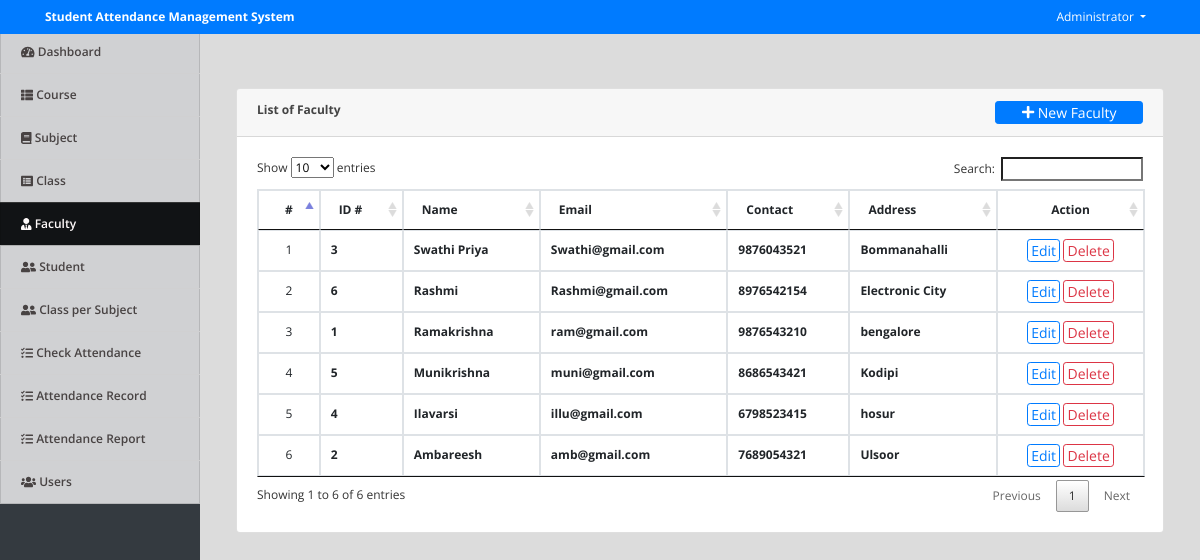
The page /index.php?page=faculty (signed in) on the database its author committed.
### tables this page shows
CREATE TABLE `faculty` (
  `id` int(30) NOT NULL,
  `id_no` varchar(50) NOT NULL,
  `name` text NOT NULL,
  `email` varchar(200) NOT NULL,
  `contact` varchar(50) NOT NULL,
  `address` text NOT NULL,
  `date_created` datetime NOT NULL DEFAULT current_timestamp()
);

### faculty.php (the view, shortened to what this page needs)
<?php include('db_connect.php');?>
<div class="container-fluid">
	<div class="col-lg-12">
		<div class="row">
			<div class="col-md-12">
				<div class="card">
					<div class="card-header">
						<b>List of Faculty</b>
						<span class="float:right"><a class="btn btn-primary btn-block btn-sm col-sm-2 float-right" href="javascript:void(0)" id="new_faculty">
					<i class="fa fa-plus"></i> New Faculty
				</a></span>
					</div>
					<div class="card-body">
						<table class="table table-condensed table-bordered table-hover">
							<thead>
								<tr>
									<th class="text-center">#</th>
									<th class="">ID #</th>
									<th class="">Name</th>
									<th class="">Email</th>
									<th class="">Contact</th>
									<th class="">Address</th>
									<th class="text-center">Action</th>
								</tr>
							</thead>
							<tbody>
								<?php
								$i = 1;
								$faculty = $conn->query("SELECT * FROM faculty order by name desc ");
								while($row=$faculty->fetch_assoc()):
								?>
								<tr>
									<td class="text-center"><?php echo $i++ ?></td>
									<td>
										<p> <b><?php echo $row['id_no'] ?></b></p>
									</td>
									<td>
										<p> <b><?php echo ucwords($row['name']) ?></b></p>
									</td>
									<td class="">
										 <p> <b><?php echo $row['email'] ?></b></p>
									</td>
									<td class="">
										 <p> <b><?php echo $row['contact'] ?></b></p>
									</td>
									<td class="">
										 <p><b><?php echo  $row['address'] ?></b></p>
									</td>
									<td class="text-center">
										<button class="btn btn-sm btn-outline-primary edit_faculty" type="button" data-id="<?php echo $row['id'] ?>" >Edit</button>
										<button class="btn btn-sm btn-outline-danger delete_faculty" type="button" data-id="<?php echo $row['id'] ?>">Delete</button>
									</td>
								</tr>
								<?php endwhile; ?>
							</tbody>
						</table>
					</div>
				</div>
			</div>
		</div>
	</div>
</div>

### index.php (shortened to what this page needs)
<!DOCTYPE html>
<html lang="en">
<head>
<?php
 include('./header.php');
 ?>
</head>
<body>
	<?php include 'topbar.php' ?>
	<?php include 'navbar.php' ?>
  <main id="view-panel" >
      <?php $page = isset($_GET['page']) ? $_GET['page'] :'home'; ?>
  	<?php include $page.'.php' ?>
  </main>
</body>
</html>

### header.php (shortened to what this page needs)
  <link rel="stylesheet" href="assets/font-awesome/css/all.min.css">
<link href="assets/vendor/bootstrap/css/bootstrap.min.css" rel="stylesheet">
<link href="assets/vendor/icofont/icofont.min.css" rel="stylesheet">
<link href="assets/vendor/boxicons/css/boxicons.min.css" rel="stylesheet">
<link href="assets/vendor/venobox/venobox.css" rel="stylesheet">
<link href="assets/vendor/animate.css/animate.min.css" rel="stylesheet">
<link href="assets/vendor/remixicon/remixicon.css" rel="stylesheet">
<link href="assets/vendor/owl.carousel/assets/owl.carousel.min.css" rel="stylesheet">
<link href="assets/vendor/bootstrap-datepicker/css/bootstrap-datepicker.min.css" rel="stylesheet">
<link href="assets/DataTables/datatables.min.css" rel="stylesheet">
<link href="assets/css/jquery.datetimepicker.min.css" rel="stylesheet">
<link href="assets/css/select2.min.css" rel="stylesheet">
<link href="assets/css/style.css" rel="stylesheet">
<link type="text/css" rel="stylesheet" href="assets/css/jquery-te-1.4.0.css">

### topbar.php (shortened to what this page needs)
<nav class="navbar navbar-light fixed-top bg-primary" style="padding:0">
  <div class="container-fluid mt-2 mb-2">
  	<div class="col-lg-12">
      <div class="col-md-4 float-left text-white">
        <large><b><?php echo isset($_SESSION['system']['name']) ? $_SESSION['system']['name'] : '' ?></b></large>
      </div>
	  	<div class="float-right">
        <div class=" dropdown mr-4">
            <a href="#" class="text-white dropdown-toggle"  id="account_settings" data-toggle="dropdown" aria-haspopup="true" aria-expanded="false"><?php echo $_SESSION['login_name'] ?> </a>
        </div>
      </div>
  </div>
</nav>

### navbar.php (shortened to what this page needs)
<nav id="sidebar" class='mx-lt-5 bg-dark' >
		<div class="sidebar-list">
				<a href="index.php?page=home" class="nav-item nav-home"><span class='icon-field'><i class="fa fa-tachometer-alt "></i></span> Dashboard</a>
				<?php if($_SESSION['login_faculty_id'] <= 0): ?>
				<a href="index.php?page=courses" class="nav-item nav-courses"><span class='icon-field'><i class="fa fa-th-list "></i></span> Course</a>
				<a href="index.php?page=subjects" class="nav-item nav-subjects"><span class='icon-field'><i class="fa fa-book "></i></span> Subject</a>
				<a href="index.php?page=class" class="nav-item nav-class"><span class='icon-field'><i class="fa fa-list-alt "></i></span> Class</a>
				<a href="index.php?page=faculty" class="nav-item nav-faculty"><span class='icon-field'><i class="fa fa-user-tie "></i></span> Faculty</a>
				<a href="index.php?page=students" class="nav-item nav-students"><span class='icon-field'><i class="fa fa-user-friends "></i></span> Student</a>
				<a href="index.php?page=class_subject" class="nav-item nav-class_subject"><span class='icon-field'><i class="fa fa-user-friends "></i></span> Class per Subject</a>
				<?php endif; ?>
				<a href="index.php?page=check_attendance" class="nav-item nav-check_attendance"><span class='icon-field'><i class="fa fa-tasks "></i></span> Check Attendance</a>
				<a href="index.php?page=attendance_record" class="nav-item nav-attendance_record"><span class='icon-field'><i class="fa fa-tasks "></i></span> Attendance Record</a>
				<a href="index.php?page=attendance_report" class="nav-item nav-attendance_report"><span class='icon-field'><i class="fa fa-tasks "></i></span> Attendance Report</a>
				<?php if($_SESSION['login_type'] == 1): ?>
				<a href="index.php?page=users" class="nav-item nav-users"><span class='icon-field'><i class="fa fa-users "></i></span> Users</a>
			<?php endif; ?>
		</div>
</nav>

### assets/css/style.css (style rules this page uses)
body { font-family: "Open Sans", sans-serif; color: #444444; width: 100%; height: calc(100%); font-size: 12px; }
a { color: #1977cc; }
nav#sidebar { height: calc(100%); position: fixed; z-index: 99; left: 0; width: 200px; font-size: 12px; top: 2.5em; }
a.nav-item { position: relative; display: block; padding: .75rem 1.25rem; margin-bottom: -1px; border: 1px solid rgba(0,0,0,.125); background-color: #ffffffc4; color: #484343; font-weight: 600; }
a.nav-item:hover, .nav-item.active { background-color: #000000ad; color: #fffafa; }
main#view-panel { margin-left: 200px; width:calc(100% - 200px); margin-top: 2.8em; padding: .5em }
.btn-sm { padding: .0001rem .2rem; }

### index.php (style rules this page uses)
body { background: #80808045; }

### faculty.php (style rules this page uses)
td { vertical-align: middle !important; }
td p { margin: unset }

### rows shown on the page
faculty: id_no "3", name "Swathi Priya", email "Swathi@gmail.com", contact "9876043521", address "Bommanahalli"
faculty: id_no "6", name "Rashmi", email "Rashmi@gmail.com", contact "8976542154", address "Electronic City"
faculty: id_no "1", name "Ramakrishna", email "ram@gmail.com", contact "9876543210", address "bengalore"
faculty: id_no "5", name "Munikrishna", email "muni@gmail.com", contact "8686543421", address "Kodipi"
faculty: id_no "4", name "Ilavarsi", email "illu@gmail.com", contact "6798523415", address "hosur"
faculty: id_no "2", name "Ambareesh", email "amb@gmail.com", contact "7689054321", address "Ulsoor"

### other values the page prints
$_SESSION['system']['name'] "Student Attendance Management System"
$_SESSION['login_name'] "Administrator"
